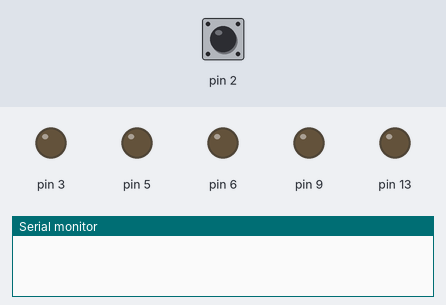
The sketch below on a simulated Arduino Uno, built with avr-gcc and run on an emulated ATmega328P. On the bench: output pins drawn as LEDs (lit = HIGH), the last lines printed to the serial monitor. The test bench sets the inputs (shaded band); at power-on: pin 2 HIGH. Random numbers use the default seed unless the sketch sets one.

Above: at 1.2 s.
1.3 s: pin 2 pulled LOW for 0.15 s
At 7.5 s:
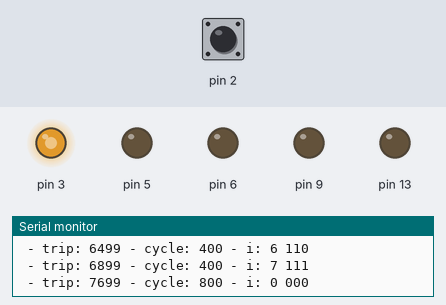
At 9.1 s:
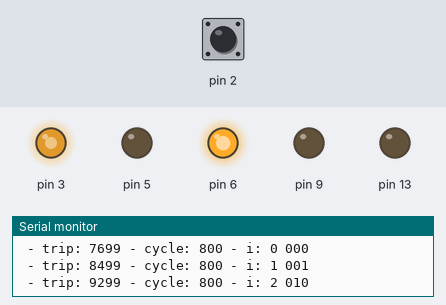
Timing chart, 0 to 10.3 s (numbered marks = the images above; inputs shaded):
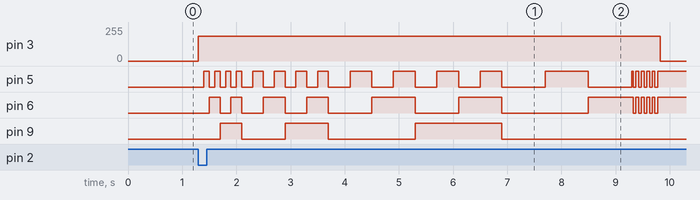

Measured:
- after the input at 1.3 s, pin 3: 0/255 → 187/255 at once, → 0/255 8.5 s later; pin 5: LOW → HIGH after 0.10 s, → LOW 0.10 s later, → HIGH 0.10 s later, → LOW 0.10 s later, … (37 changes in this stretch)

The sketch:

randomizer.ino
```cpp
unsigned long spintime, start, result, trip = 0;
unsigned int cycle = 0;
byte i, spin = 0;

void setup() {
  //start serial connection
  Serial.begin(9600);
  //configure pin2 as an input and enable the internal pull-up resistor
  pinMode(2, INPUT_PULLUP);
  pinMode(13, OUTPUT);

}

void loop()
{
  if ( digitalRead(2) == LOW )
  {
    cycle = 100;
    spin = ( 180 +   random( 0 , 75 ) ) ;
    spintime = ( 1000 *   random( 1 , 10 ) ) ;
    start = millis() ;
    result = ( start + spintime ) ;
    trip = ( start + cycle ) ;
    Serial.print("start: ");
    Serial.print(start);
    Serial.print(" - end: ");
    Serial.print(result);
    Serial.print(" - speed: ");
    Serial.print(spin);
    Serial.print(" - spintime: ");
    Serial.print(spintime);
    analogWrite(3 , spin);

    while ( millis()  < result )
    {
      if (( ( millis() ) >= ( trip ) ))
      {
        i++;
        if (i == 8 )
        {
          cycle *= 2;
          i = 0;
        }

        trip = ( trip + cycle ) ;
        Serial.print(" - trip: ");
        Serial.print(trip);
        Serial.print(" - cycle: ");
        Serial.print(cycle);
        Serial.print(" - i: ");
        Serial.print(i);
        Serial.print(" ");
        spin -= 10;


        analogWrite( 9, bitRead(i,2)*255 ); //blue
        analogWrite( 6, bitRead(i,1)*255 ); //green
        analogWrite( 5, bitRead(i,0)*255 ); //red

        Serial.print(bitRead(i,2));
        Serial.print(bitRead(i,1));
        Serial.println(bitRead(i,0));

      }
    }
    Serial.print(" RESULT v TRIP?: ");
    Serial.print(result);
    Serial.print(" - v - : ");
    Serial.print(trip);
    Serial.print(" - f spin : ");
    Serial.print(spin);

      byte flash = i*5;
      for(byte j = 0; j<5 ; j++)
      {
        analogWrite( 9, 0 ); //blue
        analogWrite( 6, 0 ); //green
        analogWrite( 5, 0 ); //red
        delay(50);
        analogWrite( 9, bitRead(i,2)*255 ); //blue
        analogWrite( 6, bitRead(i,1)*255 ); //green
        analogWrite( 5, bitRead(i,0)*255 ); //red
        delay(50);
      }
      analogWrite(3, 0);

  }

}
```
